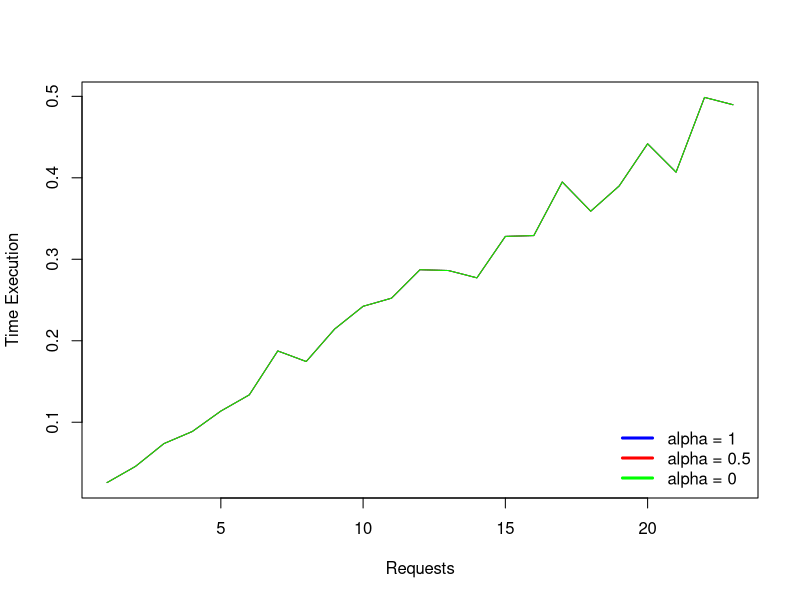
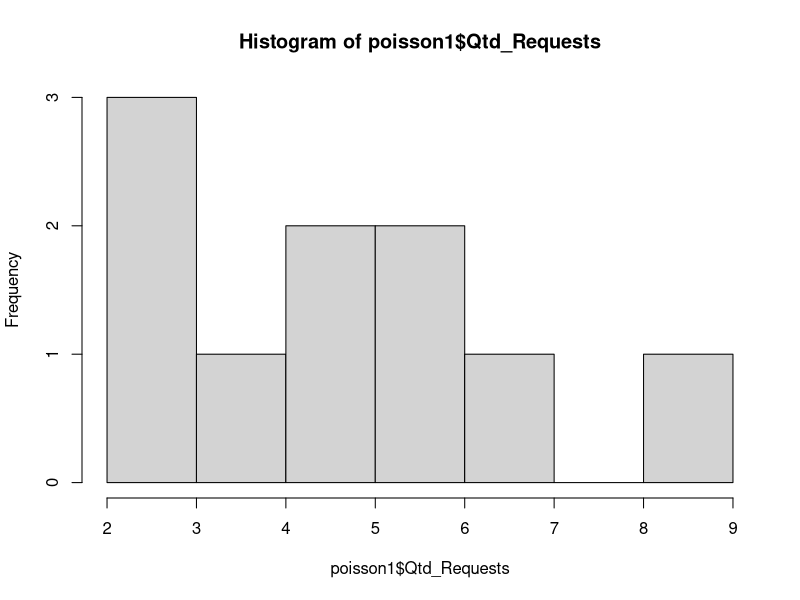
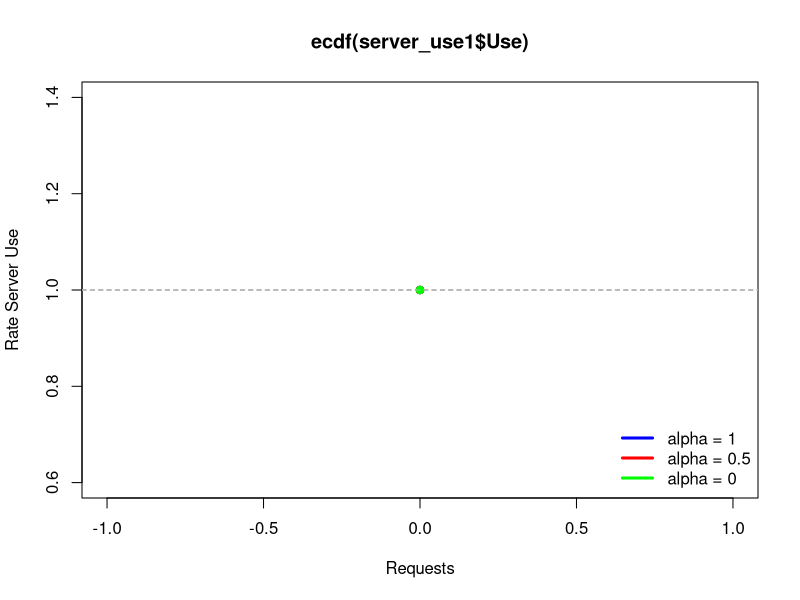
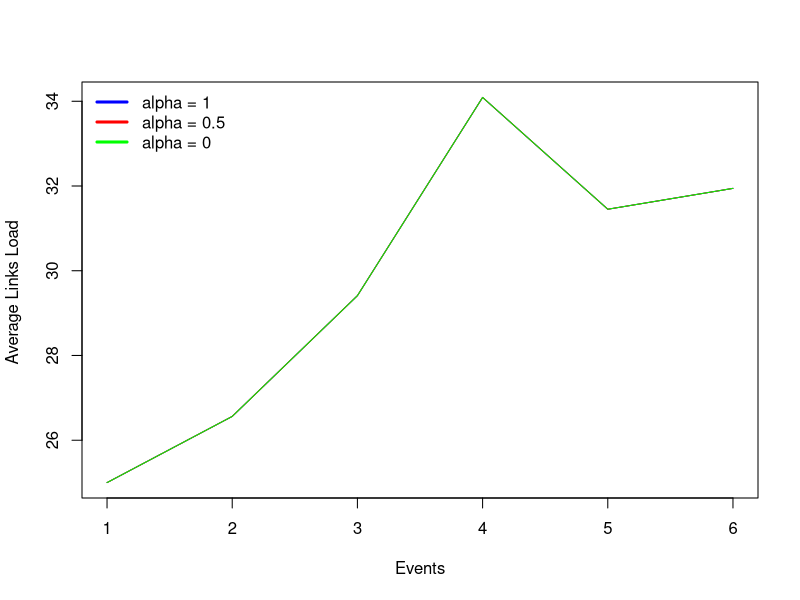

Write R code to recreate these figures, in order.
## ---- chunk 1
knitr::opts_chunk$set(echo = TRUE)
library(readxl)
library(dplyr)
library(ggplot2)
## ---- chunk 2
# alpha 1
server_use1 <- data.frame(read_excel("../dataAnalysis/data/instance_teste.xlsx", sheet='Server_Use', col_names=TRUE))
rate_admission1 <- data.frame(read_excel("../dataAnalysis/data/instance_teste.xlsx", sheet='Rate_Admission', col_names=TRUE))
scattering1 <- data.frame(read_excel("../dataAnalysis/data/instance_teste.xlsx", sheet='Scattering', col_names=TRUE))
load_links1 <- data.frame(read_excel("../dataAnalysis/data/instance_teste.xlsx", sheet='Load_Links', col_names=TRUE))
poisson1 = data.frame(read_excel("../dataAnalysis/data/instance_teste.xlsx", sheet='Poisson', col_names=TRUE))
zipf1 = data.frame(read_excel("../dataAnalysis/data/instance_teste.xlsx", sheet='Zipf', col_names=TRUE))
times1 <- read.table("../dataAnalysis/data/instance_3.dat", header = TRUE)

# alpha 0.5
server_use05 <- data.frame(read_excel("../dataAnalysis/data/instance_teste.xlsx", sheet='Server_Use', col_names=TRUE))
rate_admission05 <- data.frame(read_excel("../dataAnalysis/data/instance_teste.xlsx", sheet='Rate_Admission', col_names=TRUE))
scattering05 <- data.frame(read_excel("../dataAnalysis/data/instance_teste.xlsx", sheet='Scattering', col_names=TRUE))
load_links05 <- data.frame(read_excel("../dataAnalysis/data/instance_teste.xlsx", sheet='Load_Links', col_names=TRUE))
times05 <- read.table("../dataAnalysis/data/instance_3.dat", header = TRUE)

# alpha 0
server_use0 <- data.frame(read_excel("../dataAnalysis/data/instance_teste.xlsx", sheet='Server_Use', col_names=TRUE))
rate_admission0 <- data.frame(read_excel("../dataAnalysis/data/instance_teste.xlsx", sheet='Rate_Admission', col_names=TRUE))
scattering0 <- data.frame(read_excel("../dataAnalysis/data/instance_teste.xlsx", sheet='Scattering', col_names=TRUE))
load_links0 <- data.frame(read_excel("../dataAnalysis/data/instance_teste.xlsx", sheet='Load_Links', col_names=TRUE))
times0 <- read.table("../dataAnalysis/data/instance_3.dat", header = TRUE)



alpha <- c(0,0.5,1)
lambda <- 5
n <- 100
beta <- 0.2

bs <- unique(server_use05$BS)
server_use_bs_by_n1 <- matrix(ncol=n)
server_use_bs_by_n05 <- matrix(ncol=n)
server_use_bs_by_n0 <- matrix(ncol=n)
## ---- chunk 3
max_time1 <- max(times1$times)
times.optimize1 <- times1$times[times1$times != max_time1]
events1 <- c(1:length(times.optimize1))
times_df1 <- data.frame(events1,times.optimize1)

max_time05 <- max(times05$times)
times.optimize05 <- times05$times[times05$times != max_time05]
events05 <- c(1:length(times.optimize05))
times_df05 <- data.frame(events05,times.optimize05)

max_time0 <- max(times0$times)
times.optimize0 <- times0$times[times0$times != max_time0]
events0 <- c(1:length(times.optimize0))
times_df0 <- data.frame(events0,times.optimize0)

par(mflow= c(1,2))
plot(type = "l",times_df1,col="blue",xlab = "Requests",ylab = "Time Execution",legend="TESTE")
lines(times_df05,col="red")
lines(times_df0,col="green")
legend(x = "bottomright", 
       legend = c("alpha = 1", "alpha = 0.5","alpha = 0"), 
       col = c("blue","red","green"), 
       horiz = F ,
       lty = 1,
       lwd = 3, 
       bty = "n")

hist(poisson1$Qtd_Requests)

## ---- chunk 4
x1 <- c()
x05 <- c()
x0 <- c()
for(i in bs){
  for(j in 1:n){
    server_use_bs1 <- server_use1 %>% filter(server_use1$BS == i)
    server_use_bs05 <- server_use05 %>% filter(server_use05$BS == i)
    server_use_bs0 <- server_use0 %>% filter(server_use0$BS == i)
    server_use_n1 <-  server_use_bs1 %>% filter(server_use_bs1$Event == j)
    server_use_n05 <-  server_use_bs05 %>% filter(server_use_bs05$Event == j)
    server_use_n0 <-  server_use_bs0 %>% filter(server_use_bs0$Event == j)
    server_use_n_last1 <- server_use_n1$Use
    server_use_n_last05 <- server_use_n05$Use
    server_use_n_last0 <- server_use_n0$Use
    x1 <- append(x1,server_use_n_last1)
    x05 <- append(x05,server_use_n_last05)
    x0 <- append(x0,server_use_n_last0)
  }
  server_use_bs_by_n1 <- rbind(server_use_bs_by_n1,x1)
  server_use_bs_by_n05 <- rbind(server_use_bs_by_n05,x05)
  server_use_bs_by_n0 <- rbind(server_use_bs_by_n0,x0)
  x1 <- NULL
  x05 <- NULL
  x0 <- NULL
}
server_use_bs_by_n1 <- server_use_bs_by_n1[-1,]
server_use_bs_by_n05 <- server_use_bs_by_n05[-1,]
server_use_bs_by_n0 <- server_use_bs_by_n0[-1,]
row.names(server_use_bs_by_n1) <- bs
row.names(server_use_bs_by_n05) <- bs
row.names(server_use_bs_by_n0) <- bs

#barplot(server_use_bs_by_n1,xlab = "Events")
#barplot(server_use_bs_by_n05,xlab = "Events")
#barplot(server_use_bs_by_n0,xlab = "Events")
 
# Grouped barplot
#barplot(server_use_bs_by_n, col=colors()[c(23,89,12)] , border="white", font.axis=2,beside=T,legend=rownames(bs), xlab="BS",font.lab=2)

plot(ecdf(server_use1$Use),col="blue",xlab = "Requests",ylab = "Rate Server Use")
lines(ecdf(server_use05$Use),col="red")
lines(ecdf(server_use0$Use),col="green")
legend(x = "bottomright", 
       legend = c("alpha = 1", "alpha = 0.5","alpha = 0"), 
       col = c("blue","red","green"), 
       horiz = F ,
       lty = 1,
       lwd = 3, 
       bty = "n")

#hist(server_use1$Use,freq=F,breaks=10)
#lines(density(server_use1$Use))
#hist(server_use05$Use,freq=F,breaks=10)
#lines(density(server_use05$Use))
#hist(server_use0$Use,freq=F,breaks=10)
#lines(density(server_use0$Use))
## ---- chunk 5
# plot(scattering1$Scattering,type="l",xlab = "Events",ylab = "Scattering",col="blue")
# lines(scattering05$Scattering,col="red")
# lines(scattering0$Scattering,col="green")
# legend(x = "topleft",
#        legend = c("alpha = 1", "alpha = 0.5", "alpha = 0"),
#        col = c("blue","red","green"),
#        horiz = F ,
#        lty = 1,
#        lwd = 3,
#        bty = "n")
## ---- chunk 6
load_links_means1 <- c()
load_links_means05 <- c()
load_links_means0 <- c()
load_links_sd1 <- c()
load_links_sd05 <- c()
load_links_sd0 <- c()
for (i in 1:n){
  load_links_n1 <- load_links1 %>% filter(load_links1$Event == i)
  load_links_n05 <- load_links05 %>% filter(load_links05$Event == i)
  load_links_n0 <- load_links0 %>% filter(load_links0$Event == i)
  mean1 <- mean(load_links_n1$Total_Load)
  mean05 <- mean(load_links_n05$Total_Load)
  mean0 <- mean(load_links_n0$Total_Load)
  sd1 <- sd(load_links_n1$Total_Load)
  sd05 <- sd(load_links_n05$Total_Load)
  sd0 <- sd(load_links_n0$Total_Load)
  load_links_means1 = append(load_links_means1,mean1)
  load_links_means05 = append(load_links_means05,mean05)
  load_links_means0 = append(load_links_means0,mean0)
  load_links_sd1 = append(load_links_means1,sd1)
  load_links_sd05 = append(load_links_means05,sd05)
  load_links_sd0 = append(load_links_means0,sd0)
}


load_links_means1 <- na.omit(load_links_means1)
load_links_means05 <- na.omit(load_links_means05)
load_links_means0 <- na.omit(load_links_means0)


plot(load_links_means1, type="l",xlab = "Events",ylab = "Average Links Load ",col="blue",ylim = c(min(load_links_means0),max(load_links_means1)))
lines(load_links_means05,col="red")
lines(load_links_means0,col="green")
legend(x = "topleft", 
       legend = c("alpha = 1", "alpha = 0.5","alpha = 0"), 
       col = c("blue","red","green"), 
       horiz = F,
       lty = 1,
       lwd = 3, 
       bty = "n")


